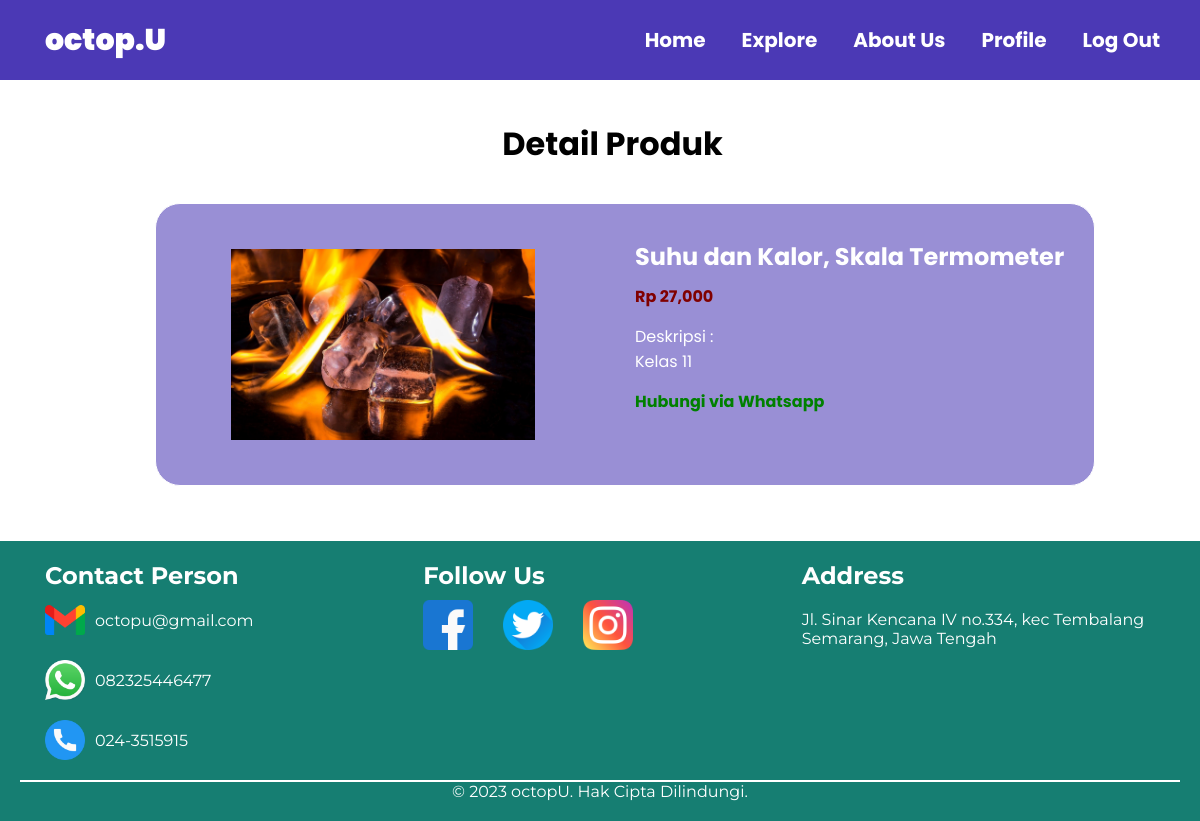
The app's page /octopuKons/detailproduk1.php?id=27 (signed in) with its own data.
### tables this page shows
CREATE TABLE `tb_mapel` (
  `mapel_id` int(11) NOT NULL,
  `selflearning_id` int(11) NOT NULL,
  `mapel_nama` varchar(50) NOT NULL,
  `mapel_harga` int(100) NOT NULL,
  `mapel_desk` varchar(500) NOT NULL,
  `mapel_gambar` varchar(100) NOT NULL,
  `mapel_status` tinyint(1) NOT NULL,
  `mapel_tgl` timestamp NOT NULL DEFAULT current_timestamp() ON UPDATE current_timestamp()
);

### octopuKons/detailproduk1.php (the view, shortened to what this page needs)
<?php
include 'connect1.php';
    $produk = mysqli_query($connection, "SELECT * FROM tb_mapel WHERE mapel_id = '".$_GET['id']."' ");
    $p = mysqli_fetch_object($produk);
?>
<!DOCTYPE html>
<html lang="en">
<head>
    <link rel="stylesheet" href="css/swiper-bundle.min.css" />
    <link rel="stylesheet" href="https://cdn.jsdelivr.net/npm/swiper@9/swiper-bundle.min.css" />
    <link rel="stylesheet" href="detailproduk1.css" />
</head>
<body>
    <div class="main">
        <div class="navbar">
            <div class="logo">
                <a href="index.html"><b>octop.U</b></a>
            </div>
            <ul class="menu">
                <li><a href="index.html">Home</a></li>
                <li class="dropdown">
                    <a href="#" class="dropbtn">Explore</a>
                </li>
                 <li><a href="index.html">About Us</a></li>
                <li><a href="editprofile.php">Profile</a></li>
                <li><a href="logout.php">Log Out</a></li>
            </ul>
        </div>
        <div class="content">
            <div class="username1">
                <h1 style="text-align: center;">Detail Produk</h1>
            </div>
            <div class="section">
                <div class="container">
                    <div class="box " style="background-color: #998fd5;">
                        <div class="col-2">
                            <img src="../mapel/<?php echo $p->mapel_gambar?>" width="100%">
                        </div>
                        <div class="col-2">
                            <h2 class="judul_produk">
                                <?php echo $p->mapel_nama ?>
                            </h2>
                            <h4 style="color: maroon;">
                                Rp <?php echo number_format($p->mapel_harga) ?>
                            </h4>
                            <p> Deskripsi : <br>
                                <?php echo $p->mapel_desk?>
                            </p>
                            <p>
                            <h4>
                                <a href="https://wa.me/6289637984446?text=Hai%20Octopu%20Saya%20Ingin%20Order"
                                    target="_blank" style="margin-top : 15px; color:green">Hubungi via Whatsapp</a>
                            </h4>
                            </p>
                        </div>
                    </div>
                </div>
            </div>
        </div>
    </div>
    <footer>
        <div class=" container">
            <div class="contact-info">
                <h3 class="conperson" style="padding-bottom: 10px;">Contact Person</h3>
                <div class="gmail">
                    <img src="image/gmail.png" alt="" width="40px" style="margin-right: 10px" />
                    octopu@gmail.com
                </div>
                <div class="whatsapp">
                    <img src="image/whatsapp.png" alt="" width="40px" style="margin-right: 10px" />
                    082325446477
                </div>
                <div class="phone">
                    <img src="image/call.png" alt="" width="40px" style="margin-right: 10px" />
                    024-3515915
                </div>
            </div>
            <div class="social-media">
                <h3 class="followus" style="padding-bottom: 10px;">Follow Us</h3>
                <ul>
                    <li>
                        <a href="#"><img src="image/facebook.png" alt="Facebook" /></a>
                    </li>
                    <li>
                        <a href="#"><img src="image/twiter.png" alt="Twitter" /></a>
                    </li>
                    <li>
                        <a href="#"><img src="image/instagram.png" alt="Instagram" /></a>
                    </li>
                </ul>
            </div>
            <div class="address">
                <h3 class="address">Address</h3>
                <p>Jl. Sinar Kencana IV no.334, kec Tembalang</p>
                <p>Semarang, Jawa Tengah</p>
            </div>
        </div>
        <div class="copyright" style="text-align: center">
            <hr class="hr-copyright" />
            <p>&copy; 2023 octopU. Hak Cipta Dilindungi.</p>
        </div>
    </footer>
</body>
</html>

### octopuKons/detailproduk1.css (style rules this page uses)
* { padding: 0; margin: 0; }
body { margin: 0; padding: 0; font-family: "Poppins", sans-serif; }
a { color: inherit; text-decoration: none; }
a { text-decoration: none; }
.navbar { position: fixed; top: 0; left: 0; width: 100%; height: 60px; background-color: #4b39b5; display: flex; align-items: center; justify-content: space-between; padding: 10px 20px; z-index: 999; }
.menu li { font-weight: bold; font-size: 20px; }
ul.menu li a { display: block; color: white; padding: 8px 16px; text-decoration: none; }
.logo b { height: 40px; font-size: 30px; font-weight: 900; font-family: "Poppins", sans-serif; color: white; margin-left: 25px; }
.menu { list-style: none; display: flex; align-items: center; margin-right: 20px; }
.menu li { margin-right: 4px; }
.menu li a { text-decoration: none; color: white; font-weight: bold; }
.navbar .menu { padding: 20px; }
.content { margin-top: 60px; margin-left: 25px; margin-right: auto; padding: 20px; justify-content: center; align-items: center; }
.username1 { top: auto; bottom: 10px; font-weight: bold; margin-top: 40px; }
.section { padding: 25px 0; padding: 25px 0; width: 85%; margin: 0 auto; color: white; }
hr { color: #fff; }
.box { border-radius: 25px; background-color: #3723a7; border: 1px solid #fff; padding: 15px; box-sizing: border-box; margin: 10px 0; width: 100%; }
.box::after { content: ""; display: block; clear: both; }
.col-2 { width: 50%; min-height: 200px; padding: 10px; box-sizing: border-box; float: left; }
.col-2 img { background-color: #e60000; width: 70%; height: 50%; justify-content: center; align-items: center; display: flex; margin: 20px 10px 20px 50px; }
.col-2 h2 { margin: 10px 0; }
.col-2 h4 { color: rgb(0, 229, 255); }
.col-2 p { margin: 15px 0; text-align: justify; line-height: 25px; }
footer { background-color: #167e72; padding: 20px; font-family: "Montserrat", sans-serif; color: white; margin-bottom: 0; }
.container { display: flex; flex-wrap: wrap; justify-content: center; margin-left: 25px; }
.container h3 { font-size: 24px; font-weight: bold; }
.contact-info, .social-media, .address { flex: 1 1 300px; margin-bottom: 20px; }
.contact-info h3, .social-media h3, .address h3 { margin-top: 0; }
.social-media ul { list-style: none; padding: 0; display: flex; }
.social-media ul li { margin-right: 30px; }
.social-media ul li img { height: 50px; }
.whatsapp { margin-top: 20px; margin-right: 10px; }
.phone { margin-top: 20px; margin-right: 10px; }
.gmail { display: flex; align-items: center; }
.gmail img { margin-right: 20px; }
.whatsapp { display: flex; align-items: center; }
.whatsapp img { margin-right: 20px; }
.phone { display: flex; align-items: center; }
.phone img { margin-right: 20px; }
.hr-copyright { border: 1px solid white; }

### records on screen
tb_mapel: mapel_gambar (picture), mapel_nama "Suhu dan Kalor, Skala Termometer", mapel_harga "27,000", mapel_desk "Kelas 11"
